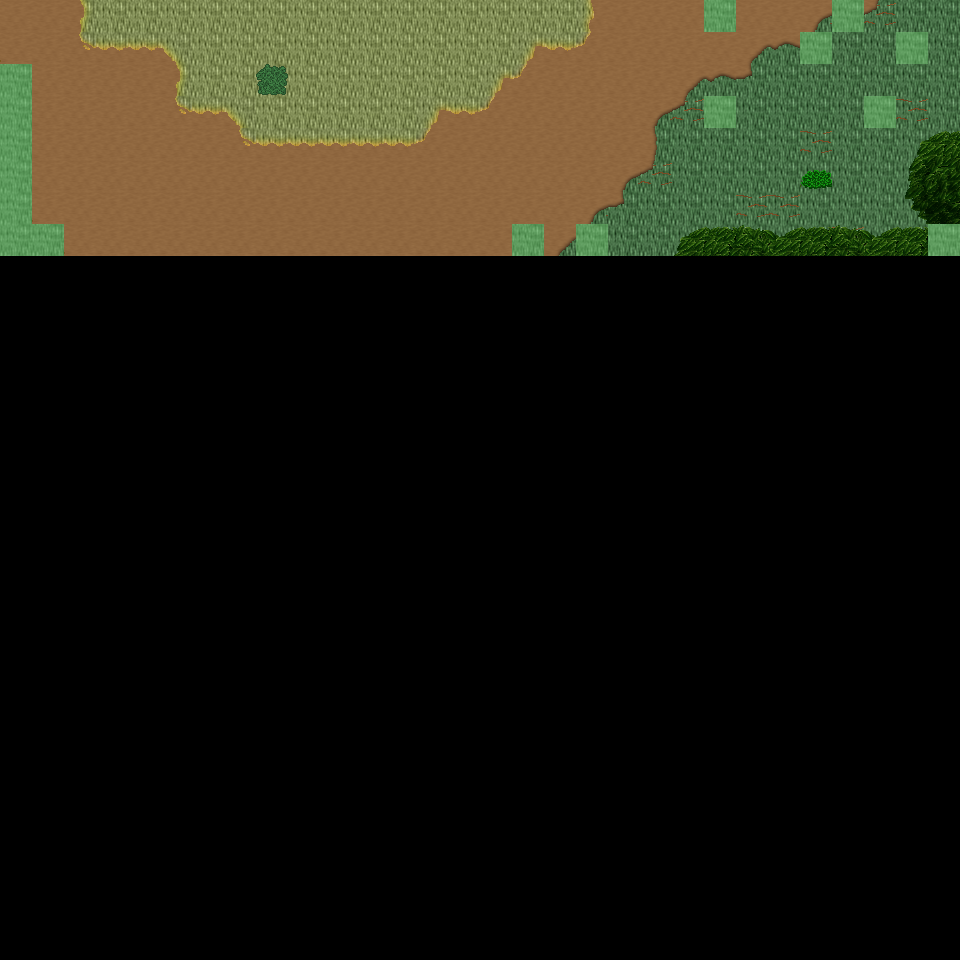

A 2D game scene composited from a Tiled map and its tileset images. What follows is a short description and the map's XML, with each tile layer's data collapsed to a summary:
An orthogonal 30x30 tile map with 32x32 px tiles, 6 tile layers (Ground, Object, Object2, Above, ...), 45 tilesets and 7 objects (7x mapExit).

<map version="1.0" orientation="orthogonal" renderorder="right-down" width="30" height="30" tilewidth="32" tileheight="32" nextobjectid="8">
  <tileset firstgid="1" name="tileset_ground_ground" tilewidth="32" tileheight="32" tilecount="33" columns="3">
    <image source="../drawable/tileset_ground_ground.png" width="96" height="352" />
  </tileset>
  <tileset firstgid="34" name="tileset_ground_ridge_earth_dark" tilewidth="32" tileheight="32" tilecount="96" columns="12">
    <image source="../drawable/tileset_ground_ridge_earth_dark.png" width="384" height="256" />
  </tileset>
  <tileset firstgid="130" name="tileset_plant_grasses" tilewidth="32" tileheight="32" tilecount="6" columns="3">
    <image source="../drawable/tileset_plant_grasses.png" width="96" height="64" />
  </tileset>
  <tileset firstgid="136" name="tileset_ground_ladder_vertical_dark" tilewidth="32" tileheight="32" tilecount="3" columns="3">
    <image source="../drawable/tileset_ground_ladder_vertical_dark.png" width="96" height="32" />
  </tileset>
  <tileset firstgid="139" name="tileset_logic_collision" tilewidth="32" tileheight="32" tilecount="1" columns="1">
    <image source="../drawable/tileset_logic_collision.png" width="32" height="32" />
  </tileset>
  <tileset firstgid="140" name="tileset_ground_grass_corners" tilewidth="32" tileheight="32" tilecount="24" columns="6">
    <image source="../drawable/tileset_ground_grass_corners.png" width="192" height="128" />
  </tileset>
  <tileset firstgid="164" name="tileset_ground_earth_edges" tilewidth="32" tileheight="32" tilecount="18" columns="6">
    <image source="../drawable/tileset_ground_earth_edges.png" width="192" height="96" />
  </tileset>
  <tileset firstgid="182" name="tileset_plant_bush_bushes" tilewidth="32" tileheight="32" tilecount="10" columns="5">
    <image source="../drawable/tileset_plant_bush_bushes.png" width="160" height="64" />
  </tileset>
  <tileset firstgid="192" name="tileset_plant_tree_tree_darkgreen" tilewidth="32" tileheight="32" tilecount="88" columns="8">
    <image source="../drawable/tileset_plant_tree_tree_darkgreen.png" width="256" height="352" />
  </tileset>
  <tileset firstgid="280" name="tileset_ground_rock_pebbles" tilewidth="32" tileheight="32" tilecount="3" columns="1">
    <image source="../drawable/tileset_ground_rock_pebbles.png" width="32" height="96" />
  </tileset>
  <tileset firstgid="283" name="tileset_furniture_sink_jacuzzi_dark_side_on" tilewidth="32" tileheight="32" tilecount="36" columns="3">
    <image source="../drawable/tileset_furniture_sink_jacuzzi_dark_side_on.png" width="96" height="384" />
  </tileset>
  <tileset firstgid="319" name="tileset_furniture_chair_bench_iron_extensible" tilewidth="32" tileheight="32" tilecount="16" columns="4">
    <image source="../drawable/tileset_furniture_chair_bench_iron_extensible.png" width="128" height="128" />
  </tileset>
  <tileset firstgid="335" name="tileset_plant_flower_daisy_blue" tilewidth="32" tileheight="32" tilecount="8" columns="2">
    <image source="../drawable/tileset_plant_flower_daisy_blue.png" width="64" height="128" />
  </tileset>
  <tileset firstgid="343" name="tileset_plant_flower_daisy_red" tilewidth="32" tileheight="32" tilecount="8" columns="2">
    <image source="../drawable/tileset_plant_flower_daisy_red.png" width="64" height="128" />
  </tileset>
  <tileset firstgid="351" name="tileset_plant_flower_daisy_white" tilewidth="32" tileheight="32" tilecount="8" columns="2">
    <image source="../drawable/tileset_plant_flower_daisy_white.png" width="64" height="128" />
  </tileset>
  <tileset firstgid="359" name="tileset_plant_flower_daisy_yellow" tilewidth="32" tileheight="32" tilecount="8" columns="2">
    <image source="../drawable/tileset_plant_flower_daisy_yellow.png" width="64" height="128" />
  </tileset>
  <tileset firstgid="367" name="tileset_plant_bush_hedge" tilewidth="32" tileheight="32" tilecount="35" columns="5">
    <image source="../drawable/tileset_plant_bush_hedge.png" width="160" height="224" />
  </tileset>
  <tileset firstgid="402" name="tileset_plant_tree_evergreen" tilewidth="32" tileheight="32" tilecount="36" columns="3">
    <image source="../drawable/tileset_plant_tree_evergreen.png" width="96" height="384" />
  </tileset>
  <tileset firstgid="438" name="tileset_furniture_light_iron_lamp" tilewidth="32" tileheight="32" tilecount="3" columns="1">
    <image source="../drawable/tileset_furniture_light_iron_lamp.png" width="32" height="96" />
  </tileset>
  <tileset firstgid="441" name="tileset_furniture_light_flames" tilewidth="32" tileheight="32" tilecount="6" columns="6">
    <image source="../drawable/tileset_furniture_light_flames.png" width="192" height="32" />
  </tileset>
  <tileset firstgid="447" name="tileset_item_statue_girl_with_bird" tilewidth="32" tileheight="32" tilecount="12" columns="4">
    <image source="../drawable/tileset_item_statue_girl_with_bird.png" width="128" height="96" />
  </tileset>
  <tileset firstgid="459" name="tileset_object_birds" tilewidth="32" tileheight="32" tilecount="4" columns="2">
    <image source="../drawable/tileset_object_birds.png" width="64" height="64" />
  </tileset>
  <tileset firstgid="463" name="tileset_logic_protection" tilewidth="32" tileheight="32" tilecount="2" columns="2">
    <image source="../drawable/tileset_logic_protection.png" width="64" height="32" />
  </tileset>
  <tileset firstgid="465" name="tileset_plant_tree_spruce" tilewidth="32" tileheight="32" tilecount="6" columns="2">
    <image source="../drawable/tileset_plant_tree_spruce.png" width="64" height="96" />
  </tileset>
  <tileset firstgid="471" name="tileset_plant_tree_taller_trees" tilewidth="32" tileheight="32" tilecount="32" columns="8">
    <image source="../drawable/tileset_plant_tree_taller_trees.png" width="256" height="128" />
  </tileset>
  <tileset firstgid="503" name="tileset_plant_stump_hollow_logs" tilewidth="32" tileheight="32" tilecount="6" columns="3">
    <image source="../drawable/tileset_plant_stump_hollow_logs.png" width="96" height="64" />
  </tileset>
  <tileset firstgid="509" name="tileset_plant_stump_small_stump" tilewidth="32" tileheight="32" tilecount="4" columns="2">
    <image source="../drawable/tileset_plant_stump_small_stump.png" width="64" height="64" />
  </tileset>
  <tileset firstgid="513" name="tileset_ground_grass_2" tilewidth="32" tileheight="32" tilecount="21" columns="3">
    <image source="../drawable/tileset_ground_grass_2.png" width="96" height="224" />
  </tileset>
  <tileset firstgid="534" name="tileset_ground_water_waterfall" tilewidth="32" tileheight="32" tilecount="120" columns="8">
    <image source="../drawable/tileset_ground_water_waterfall.png" width="256" height="480" />
  </tileset>
  <tileset firstgid="654" name="tileset_ground_water_pool_corners" tilewidth="32" tileheight="32" tilecount="72" columns="3">
    <image source="../drawable/tileset_ground_water_pool_corners.png" width="96" height="768" />
  </tileset>
  <tileset firstgid="726" name="tileset_ground_water_pool" tilewidth="32" tileheight="32" tilecount="72" columns="3">
    <image source="../drawable/tileset_ground_water_pool.png" width="96" height="768" />
  </tileset>
  <tileset firstgid="798" name="tileset_plant_vine" tilewidth="32" tileheight="32" tilecount="3" columns="1">
    <image source="../drawable/tileset_plant_vine.png" width="32" height="96" />
  </tileset>
  <tileset firstgid="801" name="tileset_logic_item_fruits" tilewidth="32" tileheight="32" tilecount="16" columns="8">
    <image source="../drawable/tileset_logic_item_fruits.png" width="256" height="64" />
  </tileset>
  <tileset firstgid="817" name="tileset_ground_dry_grass" tilewidth="32" tileheight="32" tilecount="54" columns="9">
    <image source="../drawable/tileset_ground_dry_grass.png" width="288" height="192" />
  </tileset>
  <tileset firstgid="871" name="tileset_light_dim_light_5x5" tilewidth="32" tileheight="32" tilecount="25" columns="5">
    <image source="../drawable/tileset_light_dim_light_5x5.png" width="160" height="160" />
  </tileset>
  <tileset firstgid="896" name="tileset_building_chimney_smoke" tilewidth="32" tileheight="32" tilecount="40" columns="4">
    <image source="../drawable/tileset_building_chimney_smoke.png" width="128" height="320" />
  </tileset>
  <tileset firstgid="936" name="tileset_logic_creature_hybrid" tilewidth="32" tileheight="32" tilecount="16" columns="8">
    <image source="../drawable/tileset_logic_creature_hybrid.png" width="256" height="64" />
  </tileset>
  <tileset firstgid="952" name="tileset_building_huts" tilewidth="32" tileheight="32" tilecount="338" columns="26">
    <image source="../drawable/tileset_building_huts.png" width="832" height="416" />
  </tileset>
  <tileset firstgid="1290" name="tileset_logic_portal" tilewidth="32" tileheight="32" tilecount="24" columns="8">
    <image source="../drawable/tileset_logic_portal.png" width="256" height="96" />
  </tileset>
  <tileset firstgid="1314" name="tileset_plant_bush_leafy" tilewidth="32" tileheight="32" tilecount="48" columns="8">
    <image source="../drawable/tileset_plant_bush_leafy.png" width="256" height="192" />
  </tileset>
  <tileset firstgid="1362" name="tileset_plant_bush_berried" tilewidth="32" tileheight="32" tilecount="60" columns="5">
    <image source="../drawable/tileset_plant_bush_berried.png" width="160" height="384" />
  </tileset>
  <tileset firstgid="1422" name="tileset_plant_bush_flowering" tilewidth="32" tileheight="32" tilecount="72" columns="8">
    <image source="../drawable/tileset_plant_bush_flowering.png" width="256" height="288" />
  </tileset>
  <tileset firstgid="1494" name="tileset_plant_bushes_and_trees" tilewidth="32" tileheight="32" tilecount="144" columns="16">
    <image source="../drawable/tileset_plant_bushes_and_trees.png" width="512" height="289" />
  </tileset>
  <tileset firstgid="1638" name="tileset_plant_bush_bush_pinks" tilewidth="32" tileheight="32" tilecount="4" columns="2">
    <image source="../drawable/tileset_plant_bush_bush_pinks.png" width="64" height="64" />
  </tileset>
  <tileset firstgid="1642" name="tileset_logic_creature_mutant" tilewidth="32" tileheight="32" tilecount="7" columns="7">
    <image source="../drawable/tileset_logic_creature_mutant.png" width="224" height="32" />
  </tileset>
  <layer name="Ground" width="30" height="30">
    <data>[900 cells, 240 non-empty, 3 distinct tile ids]</data>
  </layer>
  <layer name="Object" width="30" height="30">
    <data>[900 cells, 59 non-empty, 20 distinct tile ids]</data>
  </layer>
  <layer name="Object2" width="30" height="30">
    <data>[900 cells, 9 non-empty, 2 distinct tile ids]</data>
  </layer>
  <layer name="Above" width="30" height="30">
    <data>[900 cells, 15 non-empty, 11 distinct tile ids]</data>
  </layer>
  <layer name="Above2" width="30" height="30">
    <data>[900 cells, 2 non-empty, 1 distinct tile ids]</data>
  </layer>
  <layer name="Walkable" width="30" height="30">
    <data>[900 cells, 16 non-empty, 1 distinct tile ids]</data>
  </layer>
  <objectgroup name="MapEvents">
    <object id="1" name="north" type="mapExit" x="0" y="0" width="704" height="32">
      <properties>
        <property name="map" value="level_0_x103_y11" />
        <property name="x" value="0" />
        <property name="y" value="28" />
      </properties>
    </object>
    <object id="2" name="north2" type="mapExit" x="736" y="0" width="96" height="32">
      <properties>
        <property name="map" value="level_0_x103_y11" />
        <property name="x" value="23" />
        <property name="y" value="28" />
      </properties>
    </object>
    <object id="3" name="north3" type="mapExit" x="864" y="0" width="96" height="32">
      <properties>
        <property name="map" value="level_0_x103_y11" />
        <property name="x" value="27" />
        <property name="y" value="28" />
      </properties>
    </object>
    <object id="4" name="west" type="mapExit" x="0" y="0" width="32" height="64">
      <properties>
        <property name="map" value="level_0_x102_y12" />
        <property name="x" value="28" />
        <property name="y" value="0" />
      </properties>
    </object>
    <object id="5" name="west2" type="mapExit" x="0" y="256" width="32" height="704">
      <properties>
        <property name="map" value="level_0_x102_y12" />
        <property name="x" value="28" />
        <property name="y" value="8" />
      </properties>
    </object>
    <object id="6" name="east" type="mapExit" x="928" y="0" width="32" height="224">
      <properties>
        <property name="map" value="level_0_x104_y12" />
        <property name="x" value="1" />
        <property name="y" value="0" />
      </properties>
    </object>
    <object id="7" name="east2" type="mapExit" x="928" y="256" width="32" height="704">
      <properties>
        <property name="map" value="level_0_x104_y12" />
        <property name="x" value="1" />
        <property name="y" value="8" />
      </properties>
    </object>
  </objectgroup>
</map>
